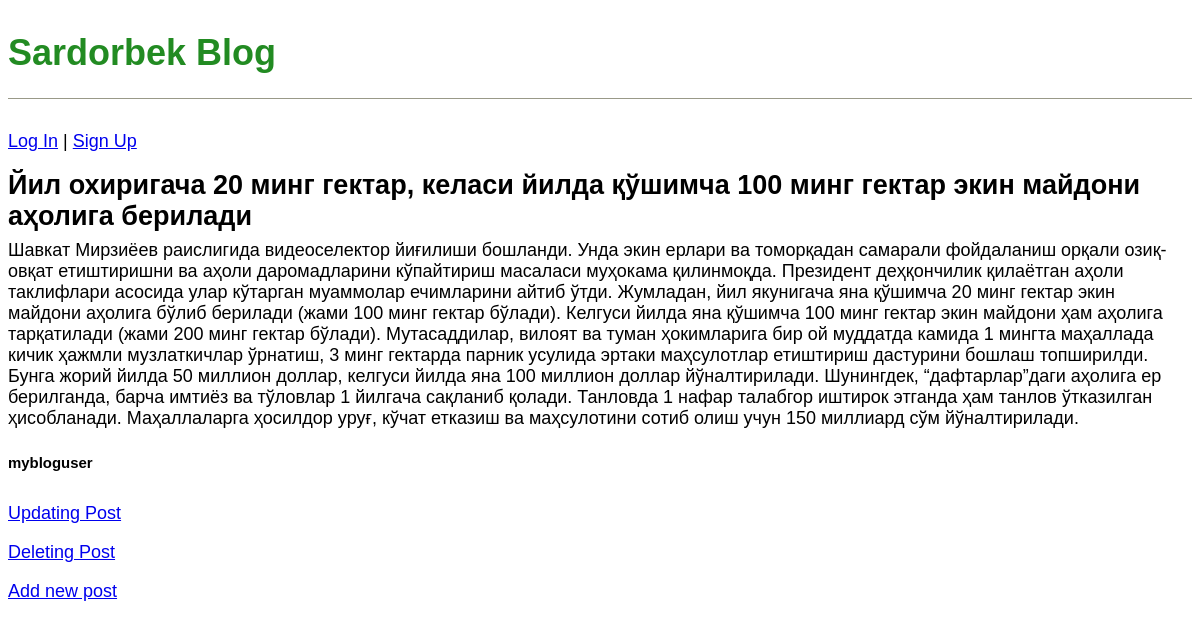
The app's page /post/4/ with its own data.
### MyBlogSiteApp/models.py (models this page shows, shortened)
class Post(models.Model):
    title = models.CharField(max_length=256)
    body = models.TextField()
    author = models.ForeignKey(
        'auth.User',
        on_delete=models.CASCADE
    )

### MyBlogSiteApp/views.py (the view)
# urls.py: path('post/<int:pk>/', BlogDetailView.as_view(), name='full'),
class BlogDetailView(DetailView):
    model = Post
    template_name = 'full.html'

### templates/full.html
{% extends 'base.html' %}
{% block content %}
    <div class="post-entry">
        <h2>{{post.title}}</h2>
        <p>{{post.body}}</p>
        <h5>{{post.author}}</h5>
    </div>
<p><a href="{% url 'update' post.pk %}"> Updating Post</a></p>
<p><a href="{% url 'delete' post.pk %}"> Deleting Post</a></p>
{% endblock content %}

### static/css/base.css (style rules this page uses)
body { font-family: 'Noto Sans JP', sans-serif; font-size: 18px; }
.post-entry { margin-bottom: 2rem; }
.post-entry h2 { margin: 0.5rem 0; }
.post-entry p { margin: 0; font-weight: 400; }

### records on screen
Post: title "Йил охиригача 20 минг гектар, келаси йилда қўшимча 100 минг гектар экин майдони аҳолига берилади", body "Шавкат Мирзиёев раислигида видеоселектор йиғилиши бошланди. Унда экин ерлари ва томорқадан самарали фойдаланиш орқали озиқ-овқат етиштиришни ва аҳоли даромадларини кўпайтириш масаласи муҳокама қилинмоқда. Президент деҳқончилик қилаётган аҳоли таклифлари асосида улар кўтарган муаммолар ечимларини айтиб ўтди. Жумладан, йил якунигача яна қўшимча 20 минг гектар экин майдони аҳолига бўлиб берилади (жами 100 минг гектар бўлади). Келгуси йилда яна қўшимча 100 минг гектар экин майдони ҳам аҳолига тарқатилади (жами 200 минг гектар бўлади). Мутасаддилар, вилоят ва туман ҳокимларига бир ой муддатда камида 1 мингта маҳаллада кичик ҳажмли музлаткичлар ўрнатиш, 3 минг гектарда парник усулида эртаки…", author "mybloguser"
